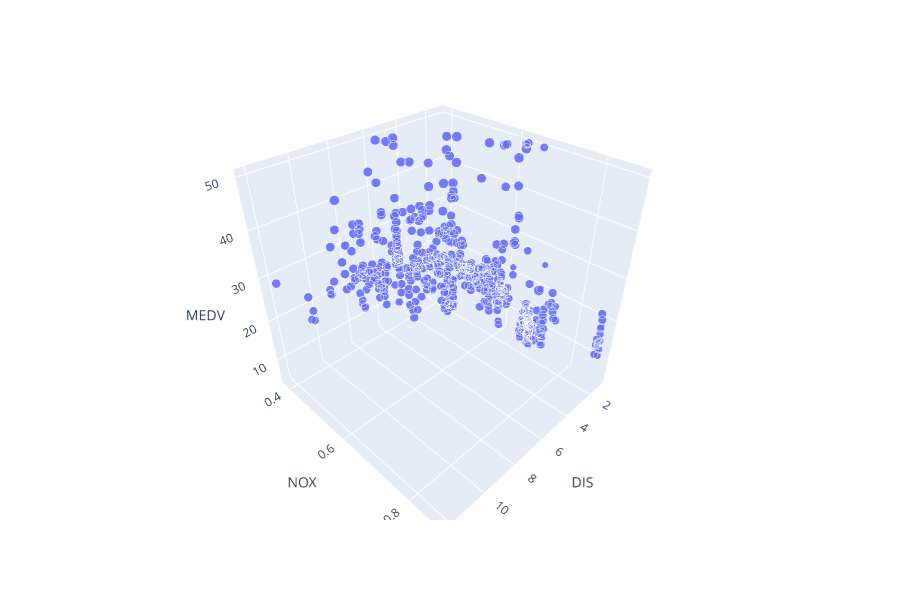

Write notebook code for a chart like this one.
### Markdown cell above
- CRIM     Уровень преступности на душу населения по городам
        - ZN       доля жилой земли, зонированной для участков площадью более 25 000 кв. м.футов.
        - INDUS    доля не-розничного бизнеса акров в городе
        - CHAS     Наличие рядом реки
        - NOX      Концентрация оксидов азота NOX (частей на 10 млн.)
        - RM       среднее количество комнат в жилом помещении
        - AGE      Возрастная доля занятых владельцами объектов, построенных до 1940 года
        - DIS      расстояния до пяти бостонских центров занятости
        - RAD      индекс доступности к радиальным магистралям
        - TAX      Налог на полную стоимость недвижимости-ставка налога за $ 10,000
        - PTRATIO  соотношение учеников и учителей по городам
        - B        доля чернокожих по городам
        - LSTAT    % более низкий статус населения
        - MEDV     медианная стоимость занимаемых владельцами домов в $1000

### Code cell
df = pd.DataFrame(boston.data) # естественно график интерактивный)
df.columns = list(boston['feature_names'])
df['MEDV']= list(boston['target'])
import plotly.express as px
fig = px.scatter_3d(df, x='DIS', y='NOX', z='MEDV', size = 'RM', size_max=10, opacity=0.9)
fig.show()
print('на графике можно увидеть четко выраженную связь между близостью к бостонским центрам и концентрацией оксида азота')

### Figure 1 — Plotly figure (JSON) as saved in the notebook; plotly's stock layout.template omitted (floating-point values rounded to 4 significant figures; data arrays with more than 128 entries replaced by an {"elided": "..."} marker saying what was removed)
{"data": [{"hoverlabel": {"namelength": 0}, "hovertemplate": "DIS=%{x}<br>NOX=%{y}<br>MEDV=%{z}<br>RM=%{marker.size}", "legendgroup": "", "marker": {"color": "#636efa", "opacity": 0.9, "size": {"elided": "506 float values"}, "sizemode": "area", "sizeref": 0.0878, "symbol": "circle"}, "mode": "markers", "name": "", "scene": "scene", "showlegend": false, "type": "scatter3d", "x": {"elided": "506 float values"}, "y": {"elided": "506 float values"}, "z": {"elided": "506 float values"}}], "layout": {"height": 600, "legend": {"itemsizing": "constant", "tracegroupgap": 0}, "margin": {"t": 60}, "scene": {"domain": {"x": [0, 0.98], "y": [0, 1]}, "xaxis": {"title": {"text": "DIS"}}, "yaxis": {"title": {"text": "NOX"}}, "zaxis": {"title": {"text": "MEDV"}}}}}
